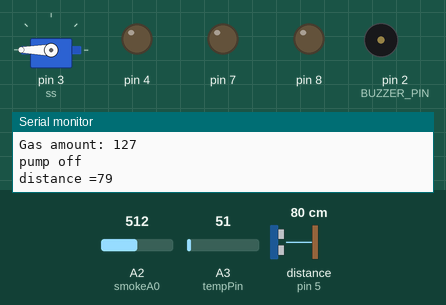
The sketch below on a simulated Arduino Uno, built with avr-gcc and run on an emulated ATmega328P. Parts: servo, output pins drawn as LEDs (lit = HIGH), buzzer (waves = sounding, pin HIGH), the last lines printed to the serial monitor. Wiring (inferred from the names in the program): ultrasonic range finder: trigger pin 6; echo pin 5. The test bench sets the inputs (shaded band); at power-on: A3 (tempPin) = 51, A2 (smokeA0) = 512, distance to the obstacle (sensor on pin 5) 80 cm. The echo pulse lasts 58.3 µs per cm; pins used as bus, display or sensor lines are not drawn.

Above: at 1.2 s.
1.3 s: A3 (tempPin) set to 87
4.3 s: A3 (tempPin) set to 103
At 4.9 s:
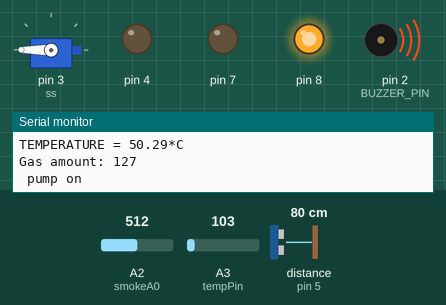
7.3 s: A2 (smokeA0) set to 216
10.3 s: A2 (smokeA0) set to 197
At 11.4 s:
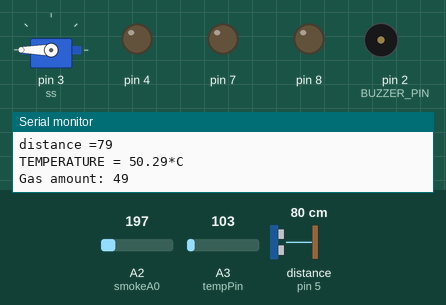
14.9 s: A2 (smokeA0) set to 306
At 15.7 s:
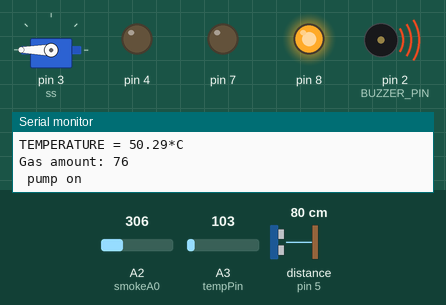
Timing chart, 0 to 17.9 s (numbered marks = the images above; inputs shaded):
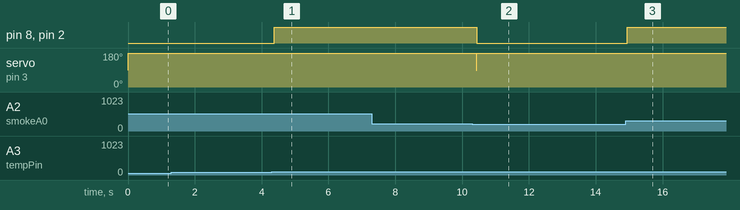

The sketch:

sketch_nov16a.ino
```cpp
#include <Servo.h>
Servo ss;
int pos = 180;
int temp = 5;
//MOTOR1 PINS
#define IN1 13
#define IN2 12
#define IN3 11
#define IN4 10
#define trig 6
#define echo 5
long duration,distance;

const int BUZZER_PIN = 2;
int smokeA0 = A2;
int sensorThreshold = 400;

int tempPin = 3;

void setup()
{
  Serial.begin(9600);
  ss.attach(3);
  for(int i=4;i<=8;i++)
{
pinMode(i, OUTPUT);
}
pinMode(echo, INPUT);

  pinMode(BUZZER_PIN, OUTPUT);
  pinMode(smokeA0, INPUT);

  pinMode(8,OUTPUT);
}


void loop()
{
Serial.print("distance =");
Serial.println(distance);
Ultrasonic();
if(distance<20){
stopp();
delay(250);
right(); //or left as you like
delay(500);
}
else{
forward();
}
  float temp = analogRead(tempPin);
   // read analog volt from sensor and save to variable temp
   temp = temp * 0.48828125;
   // convert the analog volt to its temperature equivalent
   Serial.print("TEMPERATURE = ");
   Serial.print(temp); // display temperature value
   Serial.println("*C");

  int analogSensor = analogRead(smokeA0);
  int gas = map(analogSensor,0,1023,0,255);
  Serial.print("Gas amount: ");
  Serial.println(gas);

if(temp > 48 && gas>50) //+ detecting the fire by using camera
//if(distance <20) //to test it
{
  digitalWrite(IN1, LOW);
 digitalWrite(IN2, LOW);
digitalWrite(IN3, LOW);
digitalWrite(IN4, LOW);
  digitalWrite(BUZZER_PIN, 1);
  digitalWrite(8,1); //water pump
  Serial.println(" pump on");
  ss.write(180);
  delay(1000);
  ss.write(90);
  delay(1);
}
else{
  //forward();
  digitalWrite(BUZZER_PIN, 0);
  Serial.println("pump off");
  digitalWrite(8,0);
  ss.write(180);
}


/*digitalWrite(in1, 0); //Making car go straight
digitalWrite(in2, 0);
digitalWrite(in4, 0);
digitalWrite(in3, 0);*/
//digitalWrite(BUZZER_PIN, 0);
//digitalWrite(BUZZER_PIN, 0);}

/*if(distance < 30)

{

  Serial.println(" pump on");

  digitalWrite(4,1);

}

if(distance >30)

{

  Serial.println("pump off");

  digitalWrite(4,0);
}


   /*for(pos = 0; pos <= 180; pos +=1)
  {
    ss.write(pos);
    delay(10);
    }

  for(pos = 0; pos >= 180; pos -=1){
    ss.write(pos);
    delay(10);}
    //Serial.print(pos);*/


}


void backword(){
digitalWrite(IN1, LOW);
digitalWrite(IN2, HIGH);
digitalWrite(IN3, LOW);
digitalWrite(IN4, HIGH);
}
void left(){
digitalWrite(IN1, LOW);
digitalWrite(IN2, LOW);
digitalWrite(IN3, HIGH);
digitalWrite(IN4, LOW);
}
void right()
{
digitalWrite(IN1, HIGH);
digitalWrite(IN2, LOW);
digitalWrite(IN3, LOW);
digitalWrite(IN4, LOW);
}
void stopp(){
digitalWrite(IN1, LOW);
digitalWrite(IN2, LOW);
digitalWrite(IN3, LOW);
digitalWrite(IN4, LOW);
}
void Ultrasonic(){
digitalWrite(trig, LOW);
delayMicroseconds(2);
digitalWrite(trig, HIGH);
delayMicroseconds(10);
digitalWrite(trig, LOW);
duration = pulseIn(echo, HIGH);
distance = (duration/2) * 0.0343;
}
void forward()
{
digitalWrite(IN1, LOW);
digitalWrite(IN2, HIGH);
digitalWrite(IN3, HIGH);
digitalWrite(IN4, LOW);
}
```

Measured:
- the behaviour switches between 98 and 99 on A3 (tempPin) (found by bisection; images 0 and 1)
- the behaviour switches between 205 and 204 on A2 (smokeA0) (found by bisection; images 1 and 2)
- after the input at 4.3 s, pin 8, pin 2 (BUZZER_PIN): LOW → HIGH after 0.08 s
- after the input at 10.3 s, pin 8, pin 2 (BUZZER_PIN): HIGH → LOW after 0.14 s; servo on pin 3 (ss): 180° → 90° after 0.13 s, → 180° 0.01 s later
- after the input at 14.9 s, pin 8, pin 2 (BUZZER_PIN): LOW → HIGH at once
